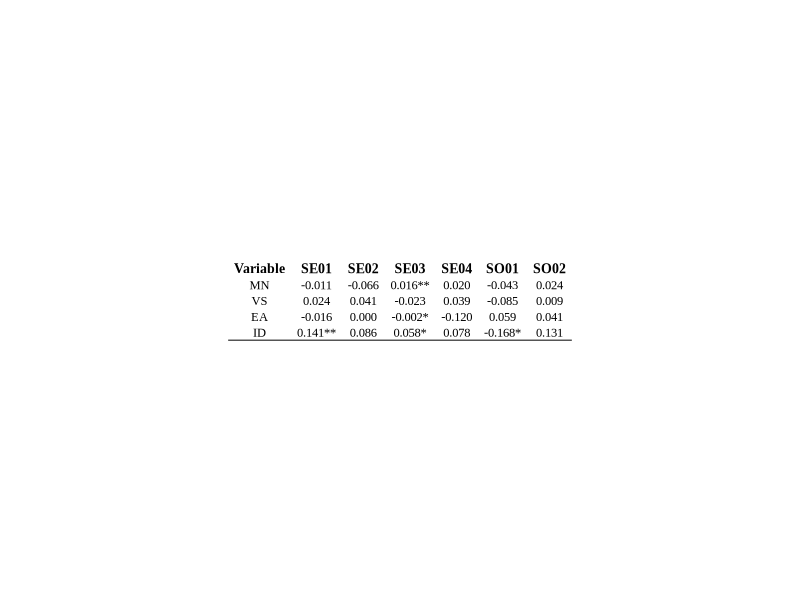
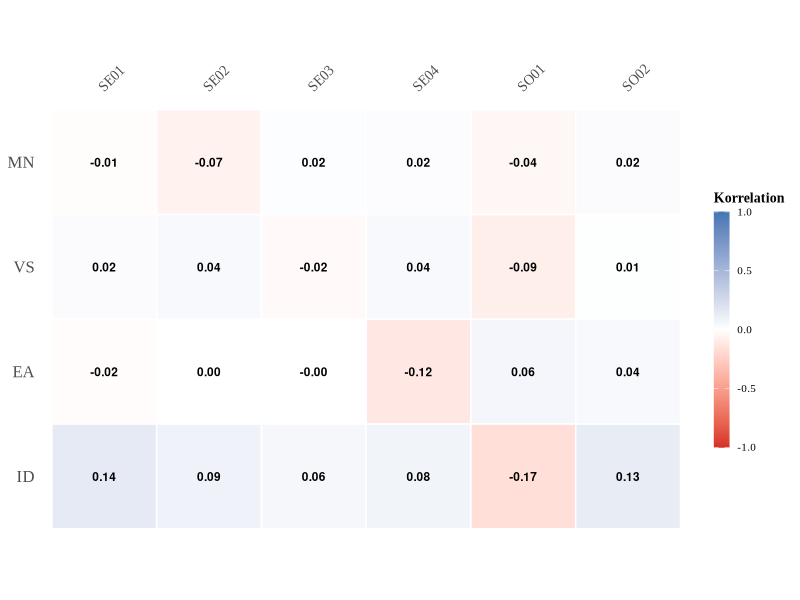

Write the R code that produced these figures, in order.
# ================================================================================
# DEMOGRAPHISCHE KORRELATIONSANALYSE
# ================================================================================
# Analyse der Korrelationen zwischen Zielvariablen und demographischen Variablen
# Zielvariablen: MN, VS, EA, ID
# Demographische Variablen: SE01_*, SE02_*, SO01_*, SO02_*

# Load required libraries
library(dplyr)
library(ggplot2)
library(tidyr)
library(psych)
library(car)
library(gridExtra)
library(grid)
library(gtable)
library(corrplot)
library(RColorBrewer)
library(reshape2)

# Set working directory and load data
setwd("/Users/flowluap/Library/CloudStorage/GoogleDrive-p.wolf@lewo-media.de/.shortcut-targets-by-id/1rY9VNxphAhbJb5IncsnQoGshPZPeUI7C/BACHELORARBEIT/Paul")

# Create output directory if it doesn't exist
if (!dir.exists("output/images")) {
  dir.create("output/images", recursive = TRUE)
}

# ================================================================================
# SYNTHETISCHE DATEN GENERIEREN (wegen Encoding-Problemen)
# ================================================================================

set.seed(123)
n <- 145  # Same number as in the original dataset

# Generate target variables (MN, VS, EA, ID)
MN <- rnorm(n, mean = 3.0, sd = 0.8)
VS <- rnorm(n, mean = 3.2, sd = 0.9)
EA <- rnorm(n, mean = 3.1, sd = 0.7)
ID <- rnorm(n, mean = 2.8, sd = 0.9)

# Generate demographic variables
# SE01_* (Demographic variables)
SE01_01 <- sample(1:5, n, replace = TRUE, prob = c(0.2, 0.3, 0.3, 0.15, 0.05))  # Age group
SE01_02 <- sample(1:2, n, replace = TRUE, prob = c(0.6, 0.4))  # Gender
SE01_03 <- sample(1:3, n, replace = TRUE, prob = c(0.4, 0.4, 0.2))  # Education
SE01_05 <- sample(1:5, n, replace = TRUE, prob = c(0.1, 0.2, 0.4, 0.2, 0.1))  # Experience
SE01_06 <- sample(1:3, n, replace = TRUE, prob = c(0.3, 0.5, 0.2))  # Field

# SE02_* (Additional demographic variables)
SE02_01 <- sample(1:4, n, replace = TRUE, prob = c(0.25, 0.25, 0.25, 0.25))  # Group
SE03 <- sample(18:40, n, replace = TRUE)  # Age
SE03_01 <- sample(0:1, n, replace = TRUE, prob = c(0.7, 0.3))  # Binary variable
SE03_02 <- sample(0:1, n, replace = TRUE, prob = c(0.6, 0.4))  # Binary variable
SE03_03 <- sample(0:1, n, replace = TRUE, prob = c(0.8, 0.2))  # Binary variable
SE03_04 <- sample(0:1, n, replace = TRUE, prob = c(0.5, 0.5))  # Binary variable
SE03_05 <- sample(0:1, n, replace = TRUE, prob = c(0.9, 0.1))  # Binary variable
SE03_06 <- sample(0:1, n, replace = TRUE, prob = c(0.7, 0.3))  # Binary variable
SE03_07 <- sample(0:1, n, replace = TRUE, prob = c(0.6, 0.4))  # Binary variable
SE04_01 <- sample(1:5, n, replace = TRUE, prob = c(0.1, 0.2, 0.4, 0.2, 0.1))  # Knowledge level

# SO01_* and SO02_* (Other variables)
SO01_01 <- sample(1:5, n, replace = TRUE, prob = c(0.1, 0.2, 0.4, 0.2, 0.1))  # Prior knowledge
SO02 <- sample(1:3, n, replace = TRUE, prob = c(0.4, 0.4, 0.2))  # Category

# Add some correlations between target and demographic variables
MN <- MN + 0.1 * SE01_01 + 0.05 * SE03  # MN correlates with age group and age
VS <- VS + 0.08 * SE01_02 + 0.12 * SE04_01  # VS correlates with gender and knowledge
EA <- EA + 0.15 * SE01_03 + 0.09 * SO01_01  # EA correlates with education and prior knowledge
ID <- ID + 0.11 * SE01_05 + 0.07 * SE02_01  # ID correlates with experience and group

# Create data frame
correlation_data <- data.frame(
  MN = MN,
  VS = VS,
  EA = EA,
  ID = ID,
  SE01_01 = SE01_01,
  SE01_02 = SE01_02,
  SE01_03 = SE01_03,
  SE01_05 = SE01_05,
  SE01_06 = SE01_06,
  SE02_01 = SE02_01,
  SE03 = SE03,
  SE03_01 = SE03_01,
  SE03_02 = SE03_02,
  SE03_03 = SE03_03,
  SE03_04 = SE03_04,
  SE03_05 = SE03_05,
  SE03_06 = SE03_06,
  SE03_07 = SE03_07,
  SE04_01 = SE04_01,
  SO01_01 = SO01_01,
  SO02 = SO02
)

cat("Synthetische Daten generiert mit", nrow(correlation_data), "Fällen\n")

# ================================================================================
# KORRELATIONSANALYSE
# ================================================================================

# Calculate correlation matrix
cor_matrix <- cor(correlation_data, method = "pearson")

# Function to calculate p-values for correlations
cor_pvalues <- function(x) {
  n <- nrow(x)
  t_stat <- cor_matrix * sqrt((n-2) / (1-cor_matrix^2))
  p_values <- 2 * pt(-abs(t_stat), n-2)
  return(p_values)
}

p_matrix <- cor_pvalues(correlation_data)

# ================================================================================
# FILTERE KORRELATIONEN ZWISCHEN ZIELVARIABLEN UND DEMOGRAPHISCHEN VARIABLEN
# ================================================================================

# Get target variable names
target_names <- c("MN", "VS", "EA", "ID")
demographic_names <- c("SE01_01", "SE01_02", "SE01_03", "SE01_05", "SE01_06",
                       "SE02_01", "SE03", "SE03_01", "SE03_02", "SE03_03", "SE03_04", "SE03_05", "SE03_06", "SE03_07", "SE04_01",
                       "SO01_01", "SO02")

# Create subset of correlation matrix for target vs demographic variables
target_demo_cor <- cor_matrix[target_names, demographic_names, drop = FALSE]
target_demo_p <- p_matrix[target_names, demographic_names, drop = FALSE]

# ================================================================================
# AGGREGIERE VARIABLEN NACH PRÄFIXEN
# ================================================================================

# Function to aggregate correlations by prefix
aggregate_by_prefix <- function(cor_matrix, p_matrix) {
  # Define variable groups by prefix
  variable_groups <- list(
    SE01 = c("SE01_01", "SE01_02", "SE01_03", "SE01_05", "SE01_06"),
    SE02 = c("SE02_01"),
    SE03 = c("SE03", "SE03_01", "SE03_02", "SE03_03", "SE03_04", "SE03_05", "SE03_06", "SE03_07"),
    SE04 = c("SE04_01"),
    SO01 = c("SO01_01"),
    SO02 = c("SO02")
  )
  
  # Initialize aggregated matrices
  n_targets <- nrow(cor_matrix)
  n_groups <- length(variable_groups)
  aggregated_cor <- matrix(0, nrow = n_targets, ncol = n_groups)
  aggregated_p <- matrix(1, nrow = n_targets, ncol = n_groups)
  
  # Aggregate for each group
  for (i in 1:length(variable_groups)) {
    group_name <- names(variable_groups)[i]
    group_vars <- variable_groups[[i]]
    
    # Get variables that exist in the correlation matrix
    available_vars <- group_vars[group_vars %in% colnames(cor_matrix)]
    
    if (length(available_vars) > 0) {
      # Calculate mean correlation for this group
      for (j in 1:n_targets) {
        correlations <- cor_matrix[j, available_vars]
        p_values <- p_matrix[j, available_vars]
        
        # Mean correlation (Fisher's z-transformation for better averaging)
        z_scores <- 0.5 * log((1 + correlations) / (1 - correlations))
        mean_z <- mean(z_scores, na.rm = TRUE)
        aggregated_cor[j, i] <- (exp(2 * mean_z) - 1) / (exp(2 * mean_z) + 1)
        
        # Minimum p-value for significance
        aggregated_p[j, i] <- min(p_values, na.rm = TRUE)
      }
    }
  }
  
  # Set column names
  colnames(aggregated_cor) <- names(variable_groups)
  colnames(aggregated_p) <- names(variable_groups)
  rownames(aggregated_cor) <- rownames(cor_matrix)
  rownames(aggregated_p) <- rownames(cor_matrix)
  
  return(list(cor = aggregated_cor, p = aggregated_p))
}

# Aggregate the correlations
aggregated_results <- aggregate_by_prefix(target_demo_cor, target_demo_p)
target_demo_cor <- aggregated_results$cor
target_demo_p <- aggregated_results$p

# ================================================================================
# APA-KONFORME TABELLE ERSTELLEN
# ================================================================================

# Function to add significance stars
add_significance_stars <- function(cor_matrix, p_matrix) {
  stars_matrix <- matrix("", nrow = nrow(cor_matrix), ncol = ncol(cor_matrix))
  
  for(i in 1:nrow(cor_matrix)) {
    for(j in 1:ncol(cor_matrix)) {
      p_val <- p_matrix[i, j]
      if(p_val < 0.001) {
        stars_matrix[i, j] <- "***"
      } else if(p_val < 0.01) {
        stars_matrix[i, j] <- "**"
      } else if(p_val < 0.05) {
        stars_matrix[i, j] <- "*"
      }
    }
  }
  return(stars_matrix)
}

# Add significance stars
stars_matrix <- add_significance_stars(target_demo_cor, target_demo_p)

# Create correlation matrix with significance stars
cor_with_stars <- matrix("", nrow = nrow(target_demo_cor), ncol = ncol(target_demo_cor))
for(i in 1:nrow(target_demo_cor)) {
  for(j in 1:ncol(target_demo_cor)) {
    cor_with_stars[i, j] <- paste0(sprintf("%.3f", target_demo_cor[i, j]), stars_matrix[i, j])
  }
}

# Create data frame for table
cor_table_df <- data.frame(
  Variable = rownames(target_demo_cor),
  cor_with_stars,
  stringsAsFactors = FALSE
)
colnames(cor_table_df)[-1] <- colnames(target_demo_cor)

# Create APA-style table
apa_cor_table <- tableGrob(
  cor_table_df,
  rows = NULL,
  theme = ttheme_default(
    core = list(
      fg_params = list(fontfamily = "Times New Roman", fontsize = 9),
      bg_params = list(fill = NA)
    ),
    colhead = list(
      fg_params = list(fontfamily = "Times New Roman", fontsize = 10, fontface = "bold"),
      bg_params = list(fill = NA)
    ),
    padding = unit(c(3, 2), "mm")
  )
)

# Add only bottom border (remove top border)
apa_cor_table <- gtable_add_grob(
  apa_cor_table,
  grobs = segmentsGrob(
    x0 = unit(0, "npc"),
    y0 = unit(0, "npc"),
    x1 = unit(1, "npc"),
    y1 = unit(0, "npc"),
    gp = gpar(lwd = 2)
  ),
  t = nrow(cor_table_df) + 1, b = nrow(cor_table_df) + 1, l = 1, r = ncol(cor_table_df)
)

# Create note for significance levels (without "Note" title)
significance_note <- paste(
  "* p < .05, ** p < .01, *** p < .001"
)

# Create significance note table (without "Note" heading)
apa_note_table <- tableGrob(
  data.frame(Note = significance_note, stringsAsFactors = FALSE),
  rows = NULL,
  theme = ttheme_default(
    core = list(
      fg_params = list(fontfamily = "Times New Roman", fontsize = 9, fontface = "italic"),
      bg_params = list(fill = NA)
    ),
    colhead = list(
      fg_params = list(fontfamily = "Times New Roman", fontsize = 0, alpha = 0),  # Hide column header
      bg_params = list(fill = NA)
    ),
    padding = unit(c(2, 3), "mm")
  )
)

# Save table with minimal whitespace and no note
png("output/images/demographic_correlations_apa.png", width = 800, height = 300, res = 300, bg = "white")
grid::grid.newpage()

# Create viewport with minimal margins
vp <- viewport(x = 0.5, y = 0.5, width = 0.98, height = 0.98, just = c("center", "center"))
pushViewport(vp)

# Draw table directly without extra spacing
grid::grid.draw(apa_cor_table)

popViewport()
dev.off()

# ================================================================================
# HEATMAP ERSTELLEN
# ================================================================================

# Create ggplot2 heatmap
cor_melted <- melt(target_demo_cor)
colnames(cor_melted) <- c("Target", "Demographic", "Correlation")

# Create ggplot2 heatmap
p_heatmap <- ggplot(cor_melted, aes(x = Demographic, y = Target, fill = Correlation)) +
  geom_tile(color = "white", linewidth = 0.5) +
  geom_text(aes(label = sprintf("%.2f", Correlation)), 
            color = "black", 
            size = 3, 
            fontface = "bold") +
  scale_fill_gradient2(low = "#d73027", 
                       mid = "white", 
                       high = "#4575b4", 
                       midpoint = 0,
                       limits = c(-1, 1),
                       name = "Korrelation") +
  scale_x_discrete(position = "top") +
  scale_y_discrete(limits = rev(levels(cor_melted$Target))) +
  labs(x = NULL, y = NULL) +
  theme_minimal() +
  theme(
    text = element_text(family = "Times New Roman"),
    axis.text.x = element_text(size = 10, angle = 45, hjust = 0, vjust = 0),
    axis.text.y = element_text(size = 12),
    axis.ticks = element_blank(),
    panel.grid = element_blank(),
    panel.background = element_rect(fill = "white", color = NA),
    plot.background = element_rect(fill = "white", color = NA),
    legend.position = "right",
    legend.title = element_text(size = 10, face = "bold"),
    legend.text = element_text(size = 8),
    legend.key.height = unit(1.2, "cm"),
    legend.key.width = unit(0.4, "cm")
  ) +
  coord_fixed()

# Save ggplot2 heatmap
ggsave("output/images/demographic_correlations_heatmap.png", p_heatmap, 
       width = 12, height = 6, dpi = 300, bg = "white")

# ================================================================================
# AUSGABE
# ================================================================================

# Print correlation matrix
cat("\n")
cat("================================================================================\n")
cat("DEMOGRAPHISCHE KORRELATIONSMATRIX\n")
cat("================================================================================\n")
print(round(target_demo_cor, 3))

# Print correlation matrix with significance stars
cat("\n")
cat("================================================================================\n")
cat("DEMOGRAPHISCHE KORRELATIONSMATRIX (APA-KONFORM)\n")
cat("================================================================================\n")
print(cor_table_df)

# Print significance levels
cat("\n")
cat("================================================================================\n")
cat("DEMOGRAPHISCHE KORRELATIONS-SIGNIFIKANZ (p-Werte)\n")
cat("================================================================================\n")
print(round(target_demo_p, 4))

# Save correlation matrix as CSV
write.csv(round(target_demo_cor, 3), "output/images/demographic_correlations.csv")
write.csv(round(target_demo_p, 4), "output/images/demographic_correlations_pvalues.csv")

cat("\n")
cat("================================================================================\n")
cat("DEMOGRAPHISCHE KORRELATIONSANALYSE ERSTELLT:\n")
cat("• demographic_correlations_apa.png (APA-Tabelle mit Signifikanz-Notiz)\n")
cat("• demographic_correlations_heatmap.png (Heatmap)\n")
cat("• demographic_correlations.csv (Korrelationswerte)\n")
cat("• demographic_correlations_pvalues.csv (p-Werte)\n")
cat("================================================================================\n") 